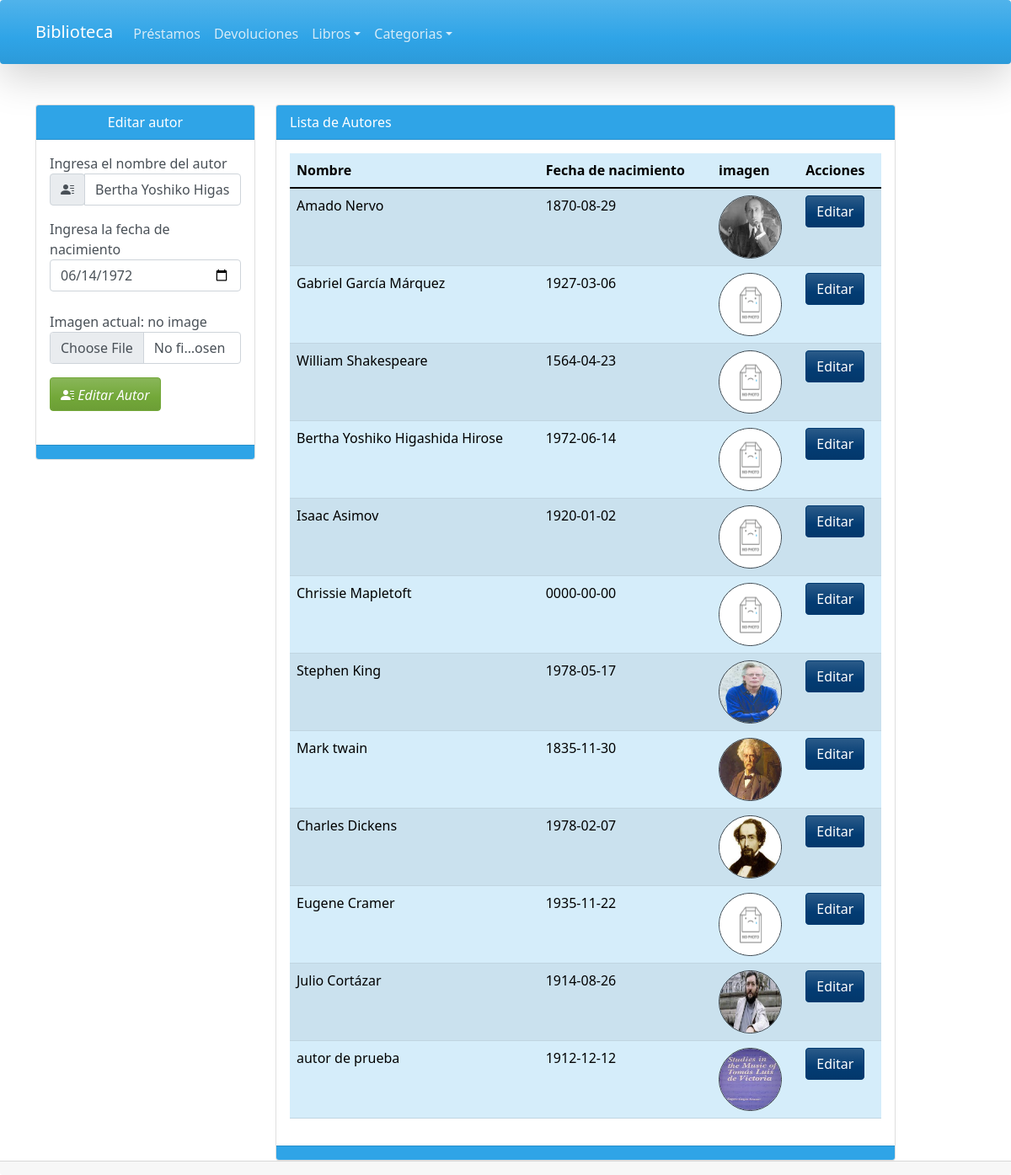
Page /resources/sections/AgregarAutor.php?enc=Editar&name=Bertha Yoshiko Higashida Hirose&fecha=1972-06-14&img=no image&id=3 on the committed database.
### tables this page shows
CREATE TABLE `autor` (
  `idAutor` int(11) NOT NULL AUTO_INCREMENT,
  `nombre` varchar(50) NOT NULL,
  `fechaNacimiento` date DEFAULT NULL,
  `image` varchar(100) DEFAULT NULL,
  PRIMARY KEY (`idAutor`)
);

### resources/classes/connections/ConexionBD.php (called while the page is built, shortened)
<?php
class ConexionBD implements IEjecutarSQL
{
    private $pdo;
    public function __construct($host, $bd_name, $username, $password)
    {
        try {
            $this->pdo = new PDO("mysql:host=$host;dbname=$bd_name", $username, $password, [PDO::ATTR_ERRMODE => PDO::ERRMODE_WARNING]);
            if ($this->pdo instanceof PDO) {
                return $this->pdo;
            } else {
                throw new Exception(message: "Database not found");
            }
        } catch (PDOException $e) {
            die($e->getMessage());
        }
    }
    function ejecutaSQL($sql)
    {
        $query = $this->pdo->prepare($sql);
        $query->execute();
        return $query->fetchAll(PDO::FETCH_ASSOC);
    }
}

### resources/classes/controllers/Intermediario.php (called while the page is built, shortened)
<?php
require_once CONNECTIONS . "/ConexionBD.php";
class Intermediario
{
    private $conexion;
    function __construct(ConexionBD $conexion = null)
    {
        $this->conexion = $conexion == null ? new ConexionBD("localhost", "bd_biblioteca", "root", "") : $conexion;
    }
    public function ejecutarSQL($sql)
    {
        return $this->conexion->ejecutaSQL($sql);
    }
}

### resources/sections/AgregarAutor.php (the view, shortened to what this page needs)
<?php
require_once CONTROLLERS . "/Intermediario.php";
include_once TEMPLATES . "/Cabecera.php";
$intermediario = new Intermediario();
$encabezado = "Agregar";
$agregar = true;
$nombre = "";
$fechaNacimiento = "";
$sql = "SELECT * FROM `autor` ;";
$listaAutores = $intermediario->ejecutarSQL($sql);
if ($_GET) {
    $encabezado = $_GET["enc"];
    $nombre = $_GET["name"];
    $fechaNacimiento = $_GET["fecha"];
    $imagenbd = $_GET["img"];
    $agregar = false;
}
?>
<body>
    <div class="container">
        <div class="row">
            <div class="col-md-3">
                <div class="card">
                    <div class="card-header text-center text-white bg-primary">
                        <?php echo $encabezado ?> autor
                    </div>
                    <div class="card-body">
                        <form action="" method="post" enctype="multipart/form-data">
                            <label>Ingresa el nombre del autor</label>
                            <div class="input-group mb-3">
                                <div class="input-group-prepend">
                                    <span class="input-group-text"><i class="bi bi-person-lines-fill"></i></span>
                                </div>
                                <input type="text" name="nombre-autor" class="form-control" placeholder="Escribe el nombre del autor" value="<?php echo $nombre ?>">
                            </div>
                            <label>Ingresa la fecha de nacimiento</label>
                            <input type="date" class="form-control" name="fecha-nacimiento" value="<?php echo $fechaNacimiento ?>">
                            <br>
                            <div class="mb-3">
                                <labelclass="form-label">
                                    <?php echo (!$agregar) ? "Imagen actual: " . $imagenbd : "Ingresa una imagen del autor" ?></label>
                                    <input type="file" class="form-control" name="autor-imagen">
                            </div>
                            <button type="submit" class="btn btn-success">
                                <div class="btn-group">
                                    <i class="bi bi-person-lines-fill"> <?php echo $encabezado ?>
                                        Autor </i>
                                </div>
                            </button>
                        </form>
                        <br>
                    </div>
                    <div class="card-footer text-muted bg-primary">
                    </div>
                </div>
            </div>
            <div class="col-md-8">
                <div class="card">
                    <div class="card-header bg-primary text-white">
                        Lista de Autores
                    </div>
                    <div class="card-body">
                        <table class="table table-striped table-primary" id="tabla-autores" style="width:100%">
                            <thead class=" center-text">
                                <tr>
                                    <th>Nombre</th>
                                    <th>Fecha de nacimiento</th>
                                    <th>imagen</th>
                                    <th>Acciones</th>
                                </tr>
                            </thead>
                            <tbody>
                                <?php foreach ($listaAutores as $autor) { ?>
                                    <tr>
                                        <td scope="row"><?php echo $autor["nombre"]; ?></td>
                                        <td><?php echo $autor["fechaNacimiento"]; ?></td>
                                        <td><img src="<?php echo (file_exists("../../public_html/img/content/" . $autor["image"])) ? "../../public_html/img/content/" . $autor["image"] : "../../public_html/img/content/default.png"; ?>" class="border border-dark rounded-circle" alt="Imagen del autor" style="width: 75px ; height:75px;">
                                        </td>
                                        <td>
                                            <a href="<?php echo "?enc=Editar&name=" . $autor["nombre"] . "&fecha=" . $autor["fechaNacimiento"] . "&img=" . $autor["image"] . "&id=" . $autor["idAutor"] ?>" class="btn btn-info">Editar</a>
                                        </td>
                                    </tr>
                                <?php } ?>
                            </tbody>
                        </table>
                    </div>
                    <div class="card-footer text-muted bg-primary">
                    </div>
                </div>
            </div>
        </div>
    </div>
</body>
<?php
include_once TEMPLATES . "/Pie.php";
?>

### rows in the picture
autor: nombre "Amado Nervo", fechaNacimiento "1870-08-29", image (picture)
autor: nombre "Gabriel García Márquez", fechaNacimiento "1927-03-06"
autor: nombre "William Shakespeare", fechaNacimiento "1564-04-23"
autor: nombre "Bertha Yoshiko Higashida Hirose", fechaNacimiento "1972-06-14"
autor: nombre "Isaac Asimov", fechaNacimiento "1920-01-02"
autor: nombre "Chrissie Mapletoft", fechaNacimiento "0000-00-00"
autor: nombre "Stephen King", fechaNacimiento "1978-05-17", image (picture)
autor: nombre "Mark twain", fechaNacimiento "1835-11-30", image (picture)
autor: nombre "Charles Dickens", fechaNacimiento "1978-02-07", image (picture)
autor: nombre "Eugene Cramer", fechaNacimiento "1935-11-22"
autor: nombre "Julio Cortázar", fechaNacimiento "1914-08-26", image (picture)
autor: nombre "autor de prueba", fechaNacimiento "1912-12-12", image (picture)

### other values in the picture
$encabezado "Editar"
$imagenbd "no image"
